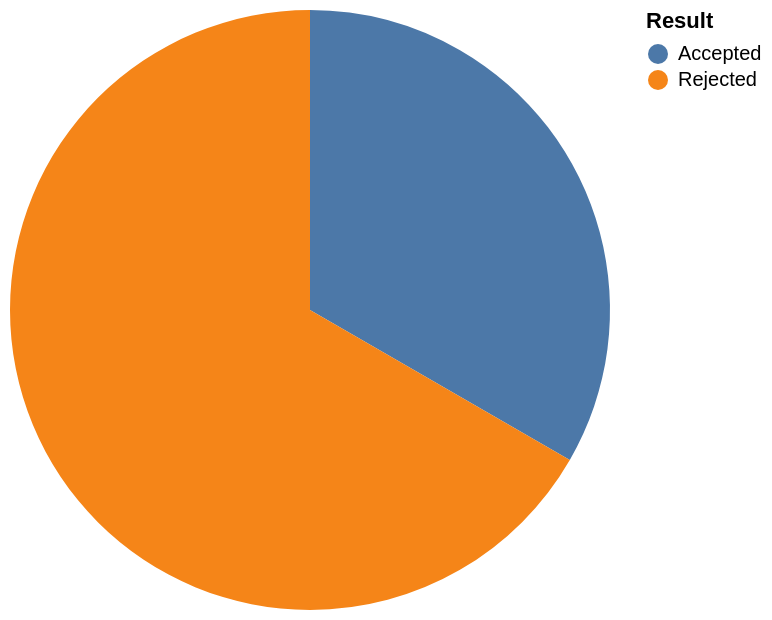

The Vega-Lite source for this figure:
### Vega-Lite specification from a JSON file in a GitHub repository (floating-point values rounded to 4 significant figures)
{"data": {"values": [{"x_data": "Accepted", "y_data": 2}, {"x_data": "Rejected", "y_data": 4}]}, "mark": "arc", "encoding": {"theta": {"field": "y_data", "type": "quantitative", "title": "COUNT(Result)"}, "color": {"field": "x_data", "type": "nominal", "title": "Result"}}}
